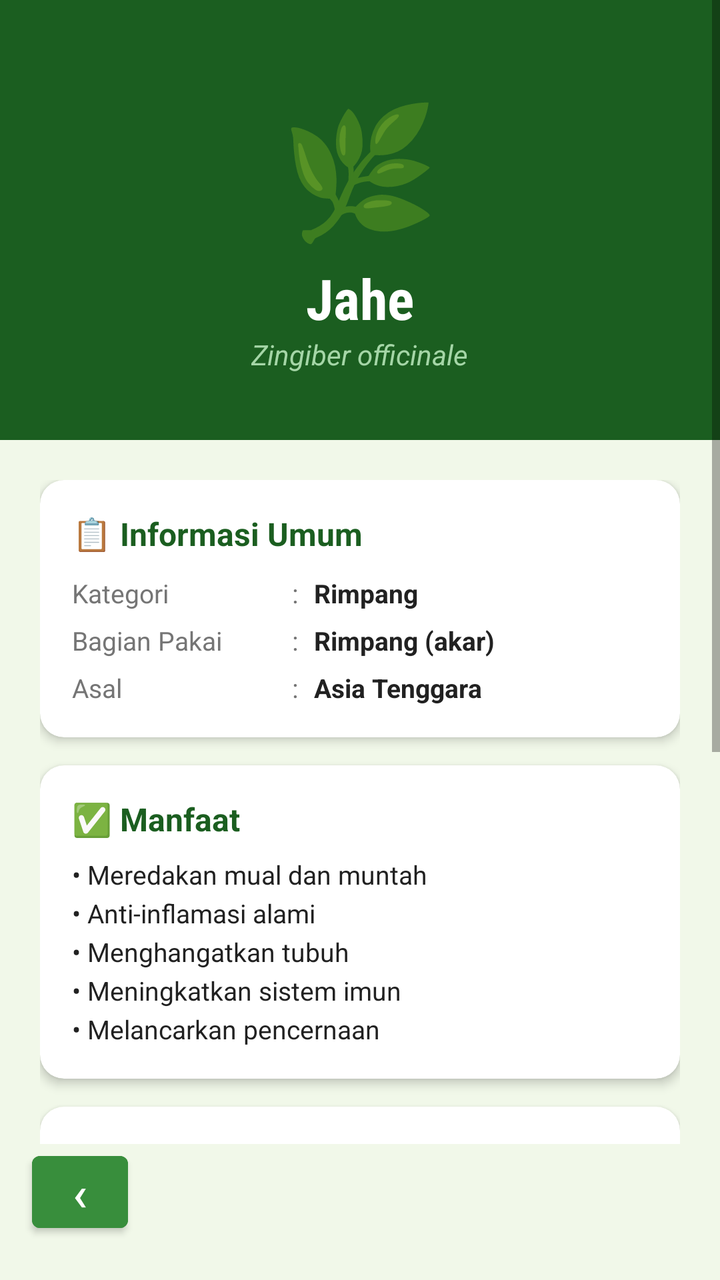
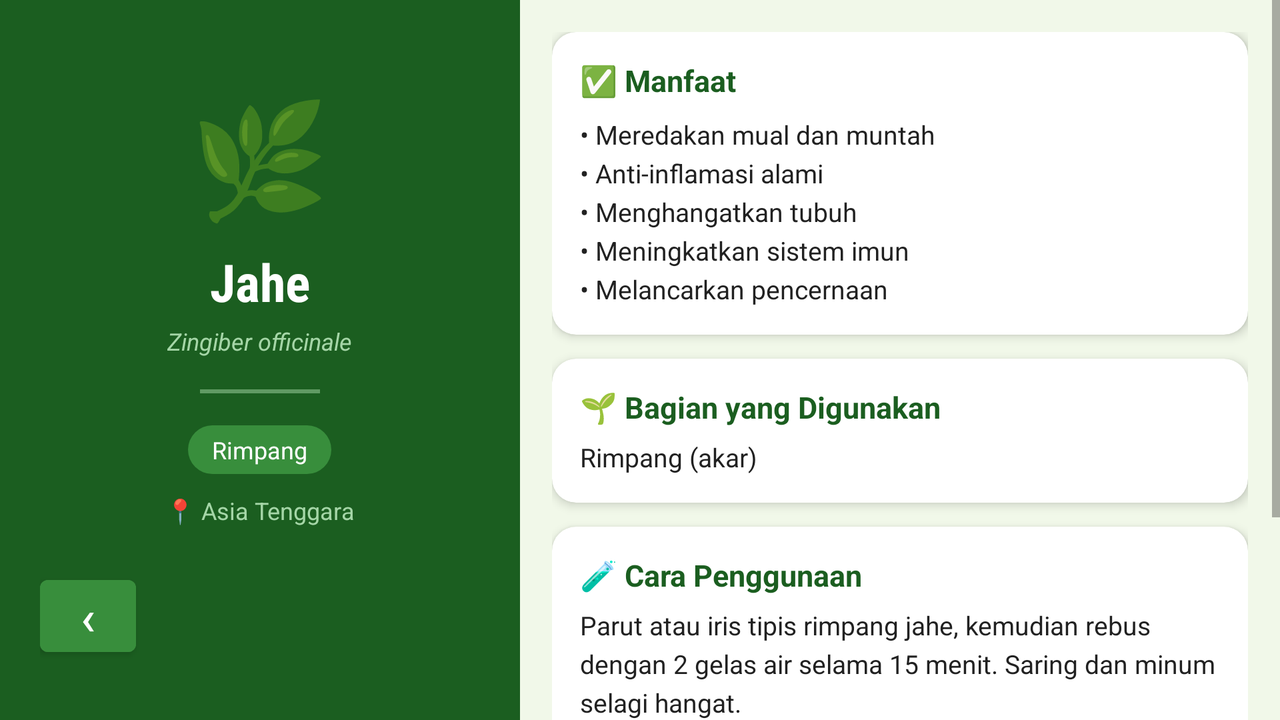

The same Android screen from two of the app's own layout files: first res/layout/ as a phone draws it, then the repository's variant for another configuration, drawn on a device whose configuration selects that folder. Both files follow.
<!-- AndroidManifest.xml: application theme Theme.TOGA -->
<!-- res/layout/activity_detail.xml -->
<?xml version="1.0" encoding="utf-8"?>
<LinearLayout
    xmlns:android="http://schemas.android.com/apk/res/android"
    xmlns:app="http://schemas.android.com/apk/res-auto"
    android:layout_width="match_parent"
    android:layout_height="match_parent"
    android:id="@+id/rootLayout"
    android:orientation="vertical"
    android:background="@color/green_dark">

    <ScrollView
        android:layout_width="match_parent"
        android:layout_height="0dp"
        android:layout_weight="1"
        android:background="@color/bg_primary"
        android:fillViewport="true">

    <LinearLayout
        android:layout_width="match_parent"
        android:layout_height="wrap_content"
        android:orientation="vertical">

        <LinearLayout
            android:layout_width="match_parent"
            android:layout_height="220dp"
            android:background="@color/green_dark"
            android:orientation="vertical"
            android:gravity="center"
            android:padding="24dp">

            <TextView
                android:id="@+id/tvEmojiDetail"
                android:layout_width="wrap_content"
                android:layout_height="wrap_content"
                android:text="🌿"
                android:textSize="64sp"
                android:layout_marginTop="8dp" />

            <TextView
                android:id="@+id/tvNamaDetail"
                android:layout_width="wrap_content"
                android:layout_height="wrap_content"
                android:text="Jahe"
                android:textColor="@color/white"
                android:textSize="28sp"
                android:textStyle="bold"
                android:fontFamily="sans-serif-condensed"
                android:layout_marginTop="4dp" />

            <TextView
                android:id="@+id/tvNamaLatinDetail"
                android:layout_width="wrap_content"
                android:layout_height="wrap_content"
                android:text="Zingiber officinale"
                android:textColor="@color/green_light"
                android:textSize="14sp"
                android:textStyle="italic" />

        </LinearLayout>

        <LinearLayout
            android:layout_width="match_parent"
            android:layout_height="wrap_content"
            android:orientation="vertical"
            android:padding="20dp">

            <androidx.cardview.widget.CardView
                android:layout_width="match_parent"
                android:layout_height="wrap_content"
                app:cardCornerRadius="12dp"
                app:cardElevation="3dp"
                app:cardBackgroundColor="@color/white"
                android:layout_marginBottom="14dp">

                <LinearLayout
                    android:layout_width="match_parent"
                    android:layout_height="wrap_content"
                    android:orientation="vertical"
                    android:padding="16dp">

                    <TextView
                        android:layout_width="wrap_content"
                        android:layout_height="wrap_content"
                        android:text="📋 Informasi Umum"
                        android:textColor="@color/green_dark"
                        android:textSize="16sp"
                        android:textStyle="bold"
                        android:layout_marginBottom="10dp" />

                    <LinearLayout
                        android:layout_width="match_parent"
                        android:layout_height="wrap_content"
                        android:orientation="horizontal"
                        android:layout_marginBottom="6dp">

                        <TextView
                            android:layout_width="110dp"
                            android:layout_height="wrap_content"
                            android:text="Kategori"
                            android:textColor="@color/text_secondary"
                            android:textSize="13sp" />

                        <TextView
                            android:layout_width="wrap_content"
                            android:layout_height="wrap_content"
                            android:text=":"
                            android:textColor="@color/text_secondary"
                            android:textSize="13sp"
                            android:paddingEnd="8dp" />

                        <TextView
                            android:id="@+id/tvKategoriDetail"
                            android:layout_width="0dp"
                            android:layout_height="wrap_content"
                            android:layout_weight="1"
                            android:text="Rimpang"
                            android:textColor="@color/text_dark"
                            android:textSize="13sp"
                            android:textStyle="bold" />

                    </LinearLayout>

                    <LinearLayout
                        android:layout_width="match_parent"
                        android:layout_height="wrap_content"
                        android:orientation="horizontal"
                        android:layout_marginBottom="6dp">

                        <TextView
                            android:layout_width="110dp"
                            android:layout_height="wrap_content"
                            android:text="Bagian Pakai"
                            android:textColor="@color/text_secondary"
                            android:textSize="13sp" />

                        <TextView
                            android:layout_width="wrap_content"
                            android:layout_height="wrap_content"
                            android:text=":"
                            android:textColor="@color/text_secondary"
                            android:textSize="13sp"
                            android:paddingEnd="8dp" />

                        <TextView
                            android:id="@+id/tvBagianPakai"
                            android:layout_width="0dp"
                            android:layout_height="wrap_content"
                            android:layout_weight="1"
                            android:text="Rimpang (akar)"
                            android:textColor="@color/text_dark"
                            android:textSize="13sp"
                            android:textStyle="bold" />

                    </LinearLayout>

                    <LinearLayout
                        android:layout_width="match_parent"
                        android:layout_height="wrap_content"
                        android:orientation="horizontal">

                        <TextView
                            android:layout_width="110dp"
                            android:layout_height="wrap_content"
                            android:text="Asal"
                            android:textColor="@color/text_secondary"
                            android:textSize="13sp" />

                        <TextView
                            android:layout_width="wrap_content"
                            android:layout_height="wrap_content"
                            android:text=":"
                            android:textColor="@color/text_secondary"
                            android:textSize="13sp"
                            android:paddingEnd="8dp" />

                        <TextView
                            android:id="@+id/tvAsal"
                            android:layout_width="0dp"
                            android:layout_height="wrap_content"
                            android:layout_weight="1"
                            android:text="Asia Tenggara"
                            android:textColor="@color/text_dark"
                            android:textSize="13sp"
                            android:textStyle="bold" />

                    </LinearLayout>

                </LinearLayout>
            </androidx.cardview.widget.CardView>

            <androidx.cardview.widget.CardView
                android:layout_width="match_parent"
                android:layout_height="wrap_content"
                app:cardCornerRadius="12dp"
                app:cardElevation="3dp"
                app:cardBackgroundColor="@color/white"
                android:layout_marginBottom="14dp">

                <LinearLayout
                    android:layout_width="match_parent"
                    android:layout_height="wrap_content"
                    android:orientation="vertical"
                    android:padding="16dp">

                    <TextView
                        android:layout_width="wrap_content"
                        android:layout_height="wrap_content"
                        android:text="✅ Manfaat"
                        android:textColor="@color/green_dark"
                        android:textSize="16sp"
                        android:textStyle="bold"
                        android:layout_marginBottom="8dp" />

                    <TextView
                        android:id="@+id/tvManfaat"
                        android:layout_width="match_parent"
                        android:layout_height="wrap_content"
                        android:text="• Meredakan mual dan muntah&#10;• Anti-inflamasi alami&#10;• Menghangatkan tubuh&#10;• Meningkatkan sistem imun&#10;• Melancarkan pencernaan"
                        android:textColor="@color/text_dark"
                        android:textSize="13sp"
                        android:lineSpacingExtra="4dp" />

                </LinearLayout>
            </androidx.cardview.widget.CardView>

            <androidx.cardview.widget.CardView
                android:layout_width="match_parent"
                android:layout_height="wrap_content"
                app:cardCornerRadius="12dp"
                app:cardElevation="3dp"
                app:cardBackgroundColor="@color/white"
                android:layout_marginBottom="14dp">

                <LinearLayout
                    android:layout_width="match_parent"
                    android:layout_height="wrap_content"
                    android:orientation="vertical"
                    android:padding="16dp">

                    <TextView
                        android:layout_width="wrap_content"
                        android:layout_height="wrap_content"
                        android:text="🧪 Cara Penggunaan"
                        android:textColor="@color/green_dark"
                        android:textSize="16sp"
                        android:textStyle="bold"
                        android:layout_marginBottom="8dp" />

                    <TextView
                        android:id="@+id/tvCaraPenggunaan"
                        android:layout_width="match_parent"
                        android:layout_height="wrap_content"
                        android:text="Parut atau iris tipis rimpang jahe, kemudian rebus dengan 2 gelas air selama 15 menit. Saring dan minum selagi hangat. Dapat ditambahkan madu atau gula aren untuk rasa yang lebih baik."
                        android:textColor="@color/text_dark"
                        android:textSize="13sp"
                        android:lineSpacingExtra="4dp" />

                </LinearLayout>
            </androidx.cardview.widget.CardView>

            <androidx.cardview.widget.CardView
                android:layout_width="match_parent"
                android:layout_height="wrap_content"
                app:cardCornerRadius="12dp"
                app:cardElevation="3dp"
                app:cardBackgroundColor="@color/warning_bg"
                android:layout_marginBottom="8dp">

                <LinearLayout
                    android:layout_width="match_parent"
                    android:layout_height="wrap_content"
                    android:orientation="vertical"
                    android:padding="16dp">

                    <TextView
                        android:layout_width="wrap_content"
                        android:layout_height="wrap_content"
                        android:text="⚠️ Peringatan"
                        android:textColor="@color/warning_text"
                        android:textSize="16sp"
                        android:textStyle="bold"
                        android:layout_marginBottom="8dp" />

                    <TextView
                        android:id="@+id/tvPeringatan"
                        android:layout_width="match_parent"
                        android:layout_height="wrap_content"
                        android:text="Hindari konsumsi berlebihan. Tidak disarankan untuk ibu hamil trimester pertama. Konsultasikan dengan dokter jika sedang mengonsumsi obat pengencer darah."
                        android:textColor="@color/warning_text"
                        android:textSize="13sp"
                        android:lineSpacingExtra="4dp" />

                </LinearLayout>
            </androidx.cardview.widget.CardView>

        </LinearLayout>
    </LinearLayout>

    </ScrollView>

    <LinearLayout
        android:layout_width="match_parent"
        android:layout_height="wrap_content"
        android:background="@color/bg_primary">

        <Button
            android:id="@+id/btnBack"
            android:layout_width="48dp"
            android:layout_height="48dp"
            android:layout_gravity="start"
            android:layout_marginStart="16dp"
            android:layout_marginTop="8dp"
            android:layout_marginBottom="12dp"
            android:text="‹"
            android:textSize="24sp"
            android:backgroundTint="@color/green_medium"
            android:textColor="@color/white"
            android:padding="0dp"
            style="@style/Widget.MaterialComponents.Button" />

    </LinearLayout>

</LinearLayout>
<!-- resources referenced by this layout -->
<resources>
  <color name="bg_primary">#F1F8E9</color>
  <color name="green_dark">#1B5E20</color>
  <color name="green_light">#A5D6A7</color>
  <color name="green_medium">#388E3C</color>
  <color name="text_dark">#212121</color>
  <color name="text_secondary">#757575</color>
  <color name="warning_bg">#FFF8E1</color>
  <color name="warning_text">#E65100</color>
  <color name="white">#FFFFFF</color>
  <style name="Theme.TOGA" parent="Theme.MaterialComponents.DayNight.DarkActionBar">
          <item name="colorPrimary">@color/green_dark</item>
          <item name="colorPrimaryVariant">@color/green_medium</item>
          <item name="colorOnPrimary">@color/white</item>
          <item name="colorSecondary">@color/green_accent</item>
          <item name="colorSecondaryVariant">@color/green_light</item>
          <item name="colorOnSecondary">@color/white</item>
          <item name="android:statusBarColor" tools:targetApi="l">@color/green_dark</item>
          <item name="android:windowLightStatusBar" tools:targetApi="m">false</item>
  
          <item name="windowActionBar">false</item>
          <item name="windowNoTitle">true</item>
      </style>
  <color name="green_accent">#66BB6A</color>
</resources>
<!-- res/layout-land/activity_detail.xml (the repository's variant of the layout above) -->
<!-- drawn on the phone turned sideways -->
<?xml version="1.0" encoding="utf-8"?>
<LinearLayout
    xmlns:android="http://schemas.android.com/apk/res/android"
    xmlns:app="http://schemas.android.com/apk/res-auto"
    android:layout_width="match_parent"
    android:layout_height="match_parent"
    android:id="@+id/rootLayout"
    android:orientation="horizontal"
    android:background="@color/green_dark">

    <LinearLayout
        android:layout_width="260dp"
        android:layout_height="match_parent"
        android:orientation="vertical"
        android:background="@color/green_dark"
        android:padding="20dp">

        <LinearLayout
            android:layout_width="match_parent"
            android:layout_height="0dp"
            android:layout_weight="1"
            android:orientation="vertical"
            android:gravity="center">

        <TextView
            android:id="@+id/tvEmojiDetail"
            android:layout_width="wrap_content"
            android:layout_height="wrap_content"
            android:text="🌿"
            android:textSize="56sp"
            android:layout_marginBottom="8dp" />

        <TextView
            android:id="@+id/tvNamaDetail"
            android:layout_width="wrap_content"
            android:layout_height="wrap_content"
            android:text="Jahe"
            android:textColor="@color/white"
            android:textSize="26sp"
            android:textStyle="bold"
            android:fontFamily="sans-serif-condensed"
            android:gravity="center" />

        <TextView
            android:id="@+id/tvNamaLatinDetail"
            android:layout_width="wrap_content"
            android:layout_height="wrap_content"
            android:text="Zingiber officinale"
            android:textColor="@color/green_light"
            android:textSize="12sp"
            android:textStyle="italic"
            android:gravity="center"
            android:layout_marginTop="4dp" />

        <View
            android:layout_width="60dp"
            android:layout_height="2dp"
            android:background="@color/green_light"
            android:alpha="0.5"
            android:layout_marginTop="16dp"
            android:layout_marginBottom="16dp" />

        <TextView
            android:id="@+id/tvKategoriDetail"
            android:layout_width="wrap_content"
            android:layout_height="wrap_content"
            android:text="Rimpang"
            android:textColor="@color/white"
            android:textSize="12sp"
            android:background="@drawable/bg_badge"
            android:paddingStart="12dp"
            android:paddingEnd="12dp"
            android:paddingTop="4dp"
            android:paddingBottom="4dp" />

        <TextView
            android:id="@+id/tvAsal"
            android:layout_width="wrap_content"
            android:layout_height="wrap_content"
            android:text="📍 Asia Tenggara"
            android:textColor="@color/green_light"
            android:textSize="12sp"
            android:layout_marginTop="10dp" />

        </LinearLayout>

        <Button
            android:id="@+id/btnBack"
            android:layout_width="48dp"
            android:layout_height="48dp"
            android:layout_gravity="start"
            android:layout_marginBottom="8dp"
            android:text="‹"
            android:textSize="24sp"
            android:backgroundTint="@color/green_medium"
            android:textColor="@color/white"
            android:padding="0dp"
            style="@style/Widget.MaterialComponents.Button" />

    </LinearLayout>

    <ScrollView
        android:layout_width="0dp"
        android:layout_height="match_parent"
        android:layout_weight="1"
        android:background="@color/bg_primary">

        <LinearLayout
            android:layout_width="match_parent"
            android:layout_height="wrap_content"
            android:orientation="vertical"
            android:padding="16dp">

            <androidx.cardview.widget.CardView
                android:layout_width="match_parent"
                android:layout_height="wrap_content"
                app:cardCornerRadius="12dp"
                app:cardElevation="3dp"
                app:cardBackgroundColor="@color/white"
                android:layout_marginBottom="12dp">

                <LinearLayout
                    android:layout_width="match_parent"
                    android:layout_height="wrap_content"
                    android:orientation="vertical"
                    android:padding="14dp">

                    <TextView
                        android:layout_width="wrap_content"
                        android:layout_height="wrap_content"
                        android:text="✅ Manfaat"
                        android:textColor="@color/green_dark"
                        android:textSize="15sp"
                        android:textStyle="bold"
                        android:layout_marginBottom="8dp" />

                    <TextView
                        android:id="@+id/tvManfaat"
                        android:layout_width="match_parent"
                        android:layout_height="wrap_content"
                        android:text="• Meredakan mual dan muntah&#10;• Anti-inflamasi alami&#10;• Menghangatkan tubuh&#10;• Meningkatkan sistem imun&#10;• Melancarkan pencernaan"
                        android:textColor="@color/text_dark"
                        android:textSize="13sp"
                        android:lineSpacingExtra="4dp" />

                </LinearLayout>
            </androidx.cardview.widget.CardView>

            <androidx.cardview.widget.CardView
                android:layout_width="match_parent"
                android:layout_height="wrap_content"
                app:cardCornerRadius="12dp"
                app:cardElevation="3dp"
                app:cardBackgroundColor="@color/white"
                android:layout_marginBottom="12dp">

                <LinearLayout
                    android:layout_width="match_parent"
                    android:layout_height="wrap_content"
                    android:orientation="vertical"
                    android:padding="14dp">

                    <TextView
                        android:layout_width="wrap_content"
                        android:layout_height="wrap_content"
                        android:text="🌱 Bagian yang Digunakan"
                        android:textColor="@color/green_dark"
                        android:textSize="15sp"
                        android:textStyle="bold"
                        android:layout_marginBottom="6dp" />

                    <TextView
                        android:id="@+id/tvBagianPakai"
                        android:layout_width="match_parent"
                        android:layout_height="wrap_content"
                        android:text="Rimpang (akar)"
                        android:textColor="@color/text_dark"
                        android:textSize="13sp" />

                </LinearLayout>
            </androidx.cardview.widget.CardView>

            <androidx.cardview.widget.CardView
                android:layout_width="match_parent"
                android:layout_height="wrap_content"
                app:cardCornerRadius="12dp"
                app:cardElevation="3dp"
                app:cardBackgroundColor="@color/white"
                android:layout_marginBottom="12dp">

                <LinearLayout
                    android:layout_width="match_parent"
                    android:layout_height="wrap_content"
                    android:orientation="vertical"
                    android:padding="14dp">

                    <TextView
                        android:layout_width="wrap_content"
                        android:layout_height="wrap_content"
                        android:text="🧪 Cara Penggunaan"
                        android:textColor="@color/green_dark"
                        android:textSize="15sp"
                        android:textStyle="bold"
                        android:layout_marginBottom="6dp" />

                    <TextView
                        android:id="@+id/tvCaraPenggunaan"
                        android:layout_width="match_parent"
                        android:layout_height="wrap_content"
                        android:text="Parut atau iris tipis rimpang jahe, kemudian rebus dengan 2 gelas air selama 15 menit. Saring dan minum selagi hangat."
                        android:textColor="@color/text_dark"
                        android:textSize="13sp"
                        android:lineSpacingExtra="4dp" />

                </LinearLayout>
            </androidx.cardview.widget.CardView>

            <androidx.cardview.widget.CardView
                android:layout_width="match_parent"
                android:layout_height="wrap_content"
                app:cardCornerRadius="12dp"
                app:cardElevation="3dp"
                app:cardBackgroundColor="@color/warning_bg"
                android:layout_marginBottom="8dp">

                <LinearLayout
                    android:layout_width="match_parent"
                    android:layout_height="wrap_content"
                    android:orientation="vertical"
                    android:padding="14dp">

                    <TextView
                        android:layout_width="wrap_content"
                        android:layout_height="wrap_content"
                        android:text="⚠️ Peringatan"
                        android:textColor="@color/warning_text"
                        android:textSize="15sp"
                        android:textStyle="bold"
                        android:layout_marginBottom="6dp" />

                    <TextView
                        android:id="@+id/tvPeringatan"
                        android:layout_width="match_parent"
                        android:layout_height="wrap_content"
                        android:text="Hindari konsumsi berlebihan. Konsultasikan dengan dokter jika sedang mengonsumsi obat-obatan tertentu."
                        android:textColor="@color/warning_text"
                        android:textSize="13sp"
                        android:lineSpacingExtra="4dp" />

                </LinearLayout>
            </androidx.cardview.widget.CardView>

        </LinearLayout>
    </ScrollView>

</LinearLayout>
<!-- resources referenced by the variant -->
<!-- as the phone turned sideways resolves them -->
<resources>
  <color name="bg_primary">#F1F8E9</color>
  <color name="green_dark">#1B5E20</color>
  <color name="green_light">#A5D6A7</color>
  <color name="green_medium">#388E3C</color>
  <color name="text_dark">#212121</color>
  <color name="warning_bg">#FFF8E1</color>
  <color name="warning_text">#E65100</color>
  <color name="white">#FFFFFF</color>
  <!-- drawable bg_badge (drawable) -->
  <?xml version="1.0" encoding="utf-8"?>
  <shape xmlns:android="http://schemas.android.com/apk/res/android"
      android:shape="rectangle">
      <solid android:color="@color/green_medium" />
      <corners android:radius="20dp" />
  </shape>
  <style name="Theme.TOGA" parent="Theme.MaterialComponents.DayNight.DarkActionBar">
          <item name="colorPrimary">@color/green_dark</item>
          <item name="colorPrimaryVariant">@color/green_medium</item>
          <item name="colorOnPrimary">@color/white</item>
          <item name="colorSecondary">@color/green_accent</item>
          <item name="colorSecondaryVariant">@color/green_light</item>
          <item name="colorOnSecondary">@color/white</item>
          <item name="android:statusBarColor" tools:targetApi="l">@color/green_dark</item>
          <item name="android:windowLightStatusBar" tools:targetApi="m">false</item>
  
          <item name="windowActionBar">false</item>
          <item name="windowNoTitle">true</item>
      </style>
  <color name="green_accent">#66BB6A</color>
</resources>
